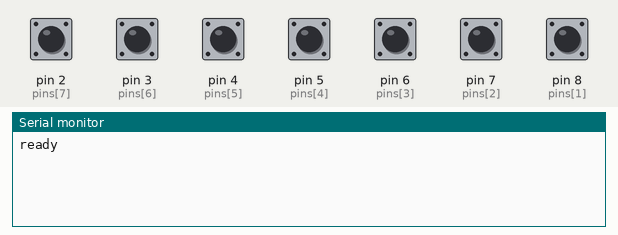
Recording of a sketch running on a simulated Arduino Uno, built with avr-gcc and run on an emulated ATmega328P. Shown: the last lines printed to the serial monitor. Inputs (shaded band) come from the test bench; at power-on: pin 2 (pins[7]), pin 3 (pins[6]), pin 4 (pins[5]), pin 5 (pins[4]), pin 6 (pins[3]), pin 7 (pins[2]), pin 8 (pins[1]) HIGH.

Above: at 1.2 s.
1.3 s: pin 2 (pins[7]) pulled LOW for 0.15 s
At 2.6 s:
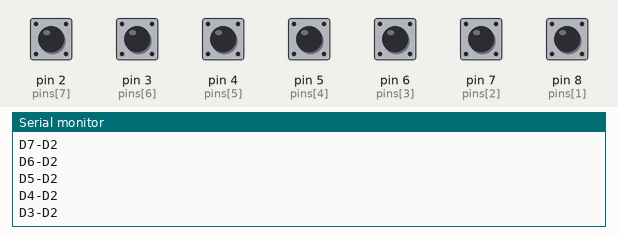
2.9 s: pin 3 (pins[6]) pulled LOW for 0.15 s
At 4.0 s:
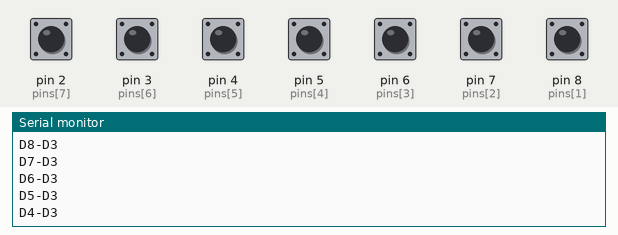
4.5 s: pin 4 (pins[5]) pulled LOW for 0.15 s
At 5.2 s:
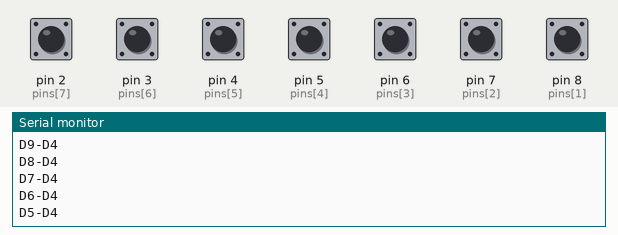
6.1 s: pin 5 (pins[4]) pulled LOW for 0.15 s
At 7.4 s:
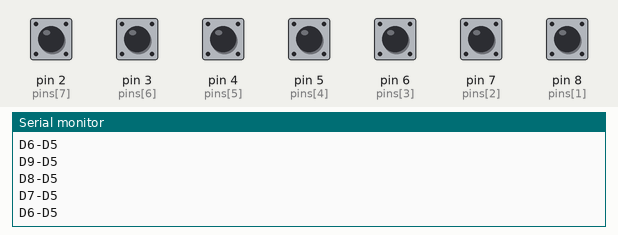
7.7 s: pin 6 (pins[3]) pulled LOW for 0.15 s
At 8.7 s:
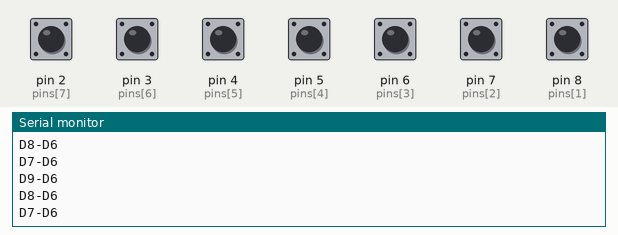
9.3 s: pin 7 (pins[2]) pulled LOW for 0.15 s
At 9.8 s:
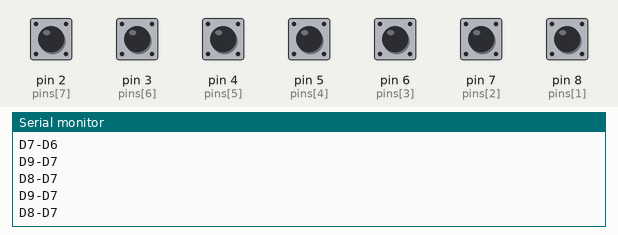
Timing chart, 0 to 11.9 s (numbered marks = the images above; inputs shaded):
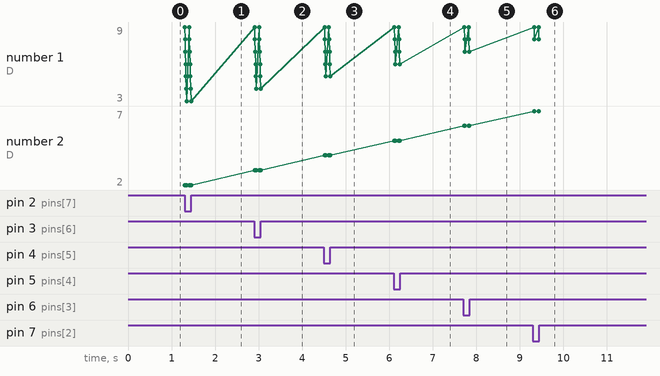

Measured:
- after the input at 1.3 s, the serial monitor: prints a new line at once (image 1)
- after the input at 2.9 s, the serial monitor: prints a new line at once (image 2)
- after the input at 4.5 s, the serial monitor: prints a new line at once (image 3)
- after the input at 6.1 s, the serial monitor: prints a new line at once (image 4)
- after the input at 7.7 s, the serial monitor: prints a new line at once (image 5)
- after the input at 9.3 s, the serial monitor: prints a new line at once (image 6)

The sketch:

diag.ino
```cpp
// Wiring diagnostic: prints which two of D2..D9 get connected when a key is pressed.
const byte pins[8] = {9, 8, 7, 6, 5, 4, 3, 2};

void setup() {
  Serial.begin(9600);
  for (byte i = 0; i < 8; i++) pinMode(pins[i], INPUT_PULLUP);
  Serial.println("ready");
}

void loop() {
  for (byte i = 0; i < 8; i++) {
    pinMode(pins[i], OUTPUT);
    digitalWrite(pins[i], LOW);
    for (byte j = i + 1; j < 8; j++) {
      if (digitalRead(pins[j]) == LOW) {
        Serial.print("D"); Serial.print(pins[i]);
        Serial.print("-D"); Serial.println(pins[j]);
      }
    }
    pinMode(pins[i], INPUT_PULLUP);
  }
  delay(100);
}
```
